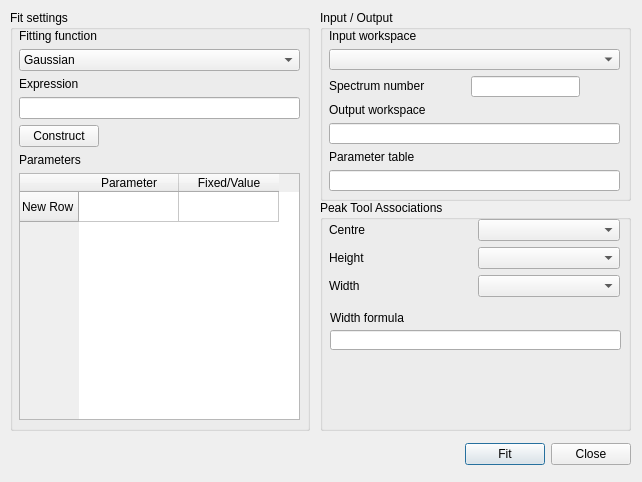
<ui version="4.0" >
 <class>PeakFitDialog</class>
 <widget class="QDialog" name="PeakFitDialog" >
  <property name="geometry" >
   <rect>
    <x>0</x>
    <y>0</y>
    <width>642</width>
    <height>482</height>
   </rect>
  </property>
  <property name="sizePolicy" >
   <sizepolicy vsizetype="Minimum" hsizetype="Minimum" >
    <horstretch>0</horstretch>
    <verstretch>0</verstretch>
   </sizepolicy>
  </property>
  <property name="minimumSize" >
   <size>
    <width>642</width>
    <height>391</height>
   </size>
  </property>
  <property name="windowTitle" >
   <string>Fit peaks</string>
  </property>
  <property name="autoFillBackground" >
   <bool>false</bool>
  </property>
  <widget class="QWidget" name="layoutWidget" >
   <property name="geometry" >
    <rect>
     <x>10</x>
     <y>440</y>
     <width>621</width>
     <height>28</height>
    </rect>
   </property>
   <layout class="QHBoxLayout" name="horizontalLayout" >
    <item>
     <spacer name="horizontalSpacer" >
      <property name="orientation" >
       <enum>Qt::Horizontal</enum>
      </property>
      <property name="sizeHint" stdset="0" >
       <size>
        <width>40</width>
        <height>20</height>
       </size>
      </property>
     </spacer>
    </item>
    <item>
     <widget class="QPushButton" name="btnFit" >
      <property name="text" >
       <string>Fit</string>
      </property>
     </widget>
    </item>
    <item>
     <widget class="QPushButton" name="btnClose" >
      <property name="text" >
       <string>Close</string>
      </property>
     </widget>
    </item>
   </layout>
  </widget>
  <widget class="QGroupBox" name="groupBox" >
   <property name="geometry" >
    <rect>
     <x>10</x>
     <y>10</y>
     <width>300</width>
     <height>421</height>
    </rect>
   </property>
   <property name="sizePolicy" >
    <sizepolicy vsizetype="Preferred" hsizetype="Preferred" >
     <horstretch>1</horstretch>
     <verstretch>0</verstretch>
    </sizepolicy>
   </property>
   <property name="title" >
    <string>Fit settings</string>
   </property>
   <widget class="QWidget" name="verticalLayoutWidget" >
    <property name="geometry" >
     <rect>
      <x>9</x>
      <y>19</y>
      <width>281</width>
      <height>391</height>
     </rect>
    </property>
    <layout class="QVBoxLayout" name="verticalLayout" >
     <item>
      <widget class="QLabel" name="label" >
       <property name="frameShape" >
        <enum>QFrame::NoFrame</enum>
       </property>
       <property name="frameShadow" >
        <enum>QFrame::Plain</enum>
       </property>
       <property name="midLineWidth" >
        <number>0</number>
       </property>
       <property name="text" >
        <string>Fitting function</string>
       </property>
       <property name="buddy" >
        <cstring></cstring>
       </property>
      </widget>
     </item>
     <item>
      <widget class="QComboBox" name="cbFunction" >
       <property name="sizePolicy" >
        <sizepolicy vsizetype="Fixed" hsizetype="Preferred" >
         <horstretch>1</horstretch>
         <verstretch>0</verstretch>
        </sizepolicy>
       </property>
       <property name="currentIndex" >
        <number>0</number>
       </property>
       <item>
        <property name="text" >
         <string>Gaussian</string>
        </property>
       </item>
       <item>
        <property name="text" >
         <string>Lorentzian</string>
        </property>
       </item>
      </widget>
     </item>
     <item>
      <widget class="QLabel" name="lblExpression" >
       <property name="text" >
        <string>Expression</string>
       </property>
      </widget>
     </item>
     <item>
      <widget class="QLineEdit" name="leExpression" >
       <property name="sizePolicy" >
        <sizepolicy vsizetype="Fixed" hsizetype="Expanding" >
         <horstretch>1</horstretch>
         <verstretch>0</verstretch>
        </sizepolicy>
       </property>
      </widget>
     </item>
     <item>
      <layout class="QHBoxLayout" name="horizontalLayout_3" >
       <item>
        <widget class="QPushButton" name="btnConstruct" >
         <property name="text" >
          <string>Construct</string>
         </property>
        </widget>
       </item>
       <item>
        <spacer name="horizontalSpacer_4" >
         <property name="orientation" >
          <enum>Qt::Horizontal</enum>
         </property>
         <property name="sizeHint" stdset="0" >
          <size>
           <width>40</width>
           <height>20</height>
          </size>
         </property>
        </spacer>
       </item>
      </layout>
     </item>
     <item>
      <widget class="QLabel" name="label_2" >
       <property name="text" >
        <string>Parameters</string>
       </property>
      </widget>
     </item>
     <item>
      <widget class="QTableWidget" name="tableParams" >
       <property name="sizePolicy" >
        <sizepolicy vsizetype="Expanding" hsizetype="Expanding" >
         <horstretch>1</horstretch>
         <verstretch>0</verstretch>
        </sizepolicy>
       </property>
       <property name="editTriggers" >
        <set>QAbstractItemView::NoEditTriggers</set>
       </property>
       <row>
        <property name="text" >
         <string>New Row</string>
        </property>
       </row>
       <column>
        <property name="text" >
         <string>Parameter</string>
        </property>
       </column>
       <column>
        <property name="text" >
         <string>Fixed/Value</string>
        </property>
       </column>
      </widget>
     </item>
    </layout>
   </widget>
  </widget>
  <widget class="QGroupBox" name="groupBox_2" >
   <property name="geometry" >
    <rect>
     <x>320</x>
     <y>10</y>
     <width>311</width>
     <height>191</height>
    </rect>
   </property>
   <property name="sizePolicy" >
    <sizepolicy vsizetype="Preferred" hsizetype="Preferred" >
     <horstretch>1</horstretch>
     <verstretch>0</verstretch>
    </sizepolicy>
   </property>
   <property name="title" >
    <string>Input / Output</string>
   </property>
   <widget class="QWidget" name="verticalLayoutWidget_2" >
    <property name="geometry" >
     <rect>
      <x>9</x>
      <y>19</y>
      <width>291</width>
      <height>162</height>
     </rect>
    </property>
    <layout class="QVBoxLayout" name="verticalLayout_2" >
     <item>
      <widget class="QLabel" name="label_3" >
       <property name="sizePolicy" >
        <sizepolicy vsizetype="Fixed" hsizetype="Preferred" >
         <horstretch>0</horstretch>
         <verstretch>0</verstretch>
        </sizepolicy>
       </property>
       <property name="text" >
        <string>Input workspace</string>
       </property>
      </widget>
     </item>
     <item>
      <widget class="QComboBox" name="cbInWorkspace" />
     </item>
     <item>
      <layout class="QHBoxLayout" name="horizontalLayout_2" >
       <property name="sizeConstraint" >
        <enum>QLayout::SetDefaultConstraint</enum>
       </property>
       <item>
        <widget class="QLabel" name="label_4" >
         <property name="sizePolicy" >
          <sizepolicy vsizetype="Fixed" hsizetype="Preferred" >
           <horstretch>0</horstretch>
           <verstretch>0</verstretch>
          </sizepolicy>
         </property>
         <property name="text" >
          <string>Spectrum number</string>
         </property>
        </widget>
       </item>
       <item>
        <spacer name="horizontalSpacer_3" >
         <property name="orientation" >
          <enum>Qt::Horizontal</enum>
         </property>
         <property name="sizeHint" stdset="0" >
          <size>
           <width>40</width>
           <height>20</height>
          </size>
         </property>
        </spacer>
       </item>
       <item>
        <widget class="QLineEdit" name="leSpectrum" >
         <property name="sizePolicy" >
          <sizepolicy vsizetype="Fixed" hsizetype="Preferred" >
           <horstretch>1</horstretch>
           <verstretch>0</verstretch>
          </sizepolicy>
         </property>
        </widget>
       </item>
       <item>
        <spacer name="horizontalSpacer_2" >
         <property name="orientation" >
          <enum>Qt::Horizontal</enum>
         </property>
         <property name="sizeHint" stdset="0" >
          <size>
           <width>40</width>
           <height>20</height>
          </size>
         </property>
        </spacer>
       </item>
      </layout>
     </item>
     <item>
      <widget class="QLabel" name="label_5" >
       <property name="sizePolicy" >
        <sizepolicy vsizetype="Fixed" hsizetype="Preferred" >
         <horstretch>0</horstretch>
         <verstretch>0</verstretch>
        </sizepolicy>
       </property>
       <property name="text" >
        <string>Output workspace</string>
       </property>
      </widget>
     </item>
     <item>
      <widget class="QLineEdit" name="leOutWorkspace" />
     </item>
     <item>
      <widget class="QLabel" name="label_6" >
       <property name="sizePolicy" >
        <sizepolicy vsizetype="Fixed" hsizetype="Preferred" >
         <horstretch>0</horstretch>
         <verstretch>0</verstretch>
        </sizepolicy>
       </property>
       <property name="text" >
        <string>Parameter table</string>
       </property>
      </widget>
     </item>
     <item>
      <widget class="QLineEdit" name="leParamTable" />
     </item>
    </layout>
   </widget>
  </widget>
  <widget class="QGroupBox" name="groupBox_3" >
   <property name="geometry" >
    <rect>
     <x>320</x>
     <y>200</y>
     <width>311</width>
     <height>231</height>
    </rect>
   </property>
   <property name="title" >
    <string>Peak Tool Associations</string>
   </property>
   <widget class="QWidget" name="verticalLayoutWidget_3" >
    <property name="geometry" >
     <rect>
      <x>9</x>
      <y>19</y>
      <width>291</width>
      <height>81</height>
     </rect>
    </property>
    <layout class="QVBoxLayout" name="verticalLayout_3" >
     <item>
      <layout class="QHBoxLayout" name="horizontalLayout_4" >
       <item>
        <widget class="QLabel" name="label_7" >
         <property name="text" >
          <string>Centre</string>
         </property>
        </widget>
       </item>
       <item>
        <widget class="QComboBox" name="cbPTCentre" />
       </item>
      </layout>
     </item>
     <item>
      <layout class="QHBoxLayout" name="horizontalLayout_5" >
       <item>
        <widget class="QLabel" name="label_8" >
         <property name="text" >
          <string>Height</string>
         </property>
        </widget>
       </item>
       <item>
        <widget class="QComboBox" name="cbPTHeight" />
       </item>
      </layout>
     </item>
     <item>
      <layout class="QHBoxLayout" name="horizontalLayout_6" >
       <item>
        <widget class="QLabel" name="label_9" >
         <property name="text" >
          <string>Width</string>
         </property>
        </widget>
       </item>
       <item>
        <widget class="QComboBox" name="cbPTWidth" />
       </item>
      </layout>
     </item>
    </layout>
    <zorder>horizontalLayoutWidget_2</zorder>
    <zorder>label_7</zorder>
    <zorder>horizontalLayoutWidget_2</zorder>
    <zorder>horizontalLayoutWidget_3</zorder>
    <zorder>horizontalLayoutWidget_4</zorder>
   </widget>
   <widget class="QLabel" name="label_10" >
    <property name="geometry" >
     <rect>
      <x>10</x>
      <y>110</y>
      <width>291</width>
      <height>16</height>
     </rect>
    </property>
    <property name="text" >
     <string>Width formula </string>
    </property>
   </widget>
   <widget class="QLineEdit" name="leWidthFormula" >
    <property name="geometry" >
     <rect>
      <x>10</x>
      <y>130</y>
      <width>291</width>
      <height>20</height>
     </rect>
    </property>
    <property name="toolTip" >
     <string comment="wdwdwd" >Calculates the "width" parameter from the FWHM. Use "w" for the FWHM.</string>
    </property>
   </widget>
  </widget>
 </widget>
 <tabstops>
  <tabstop>cbFunction</tabstop>
  <tabstop>leExpression</tabstop>
  <tabstop>tableParams</tabstop>
  <tabstop>cbInWorkspace</tabstop>
  <tabstop>leSpectrum</tabstop>
  <tabstop>leOutWorkspace</tabstop>
  <tabstop>leParamTable</tabstop>
  <tabstop>btnFit</tabstop>
  <tabstop>btnClose</tabstop>
 </tabstops>
 <resources/>
 <connections/>
</ui>
